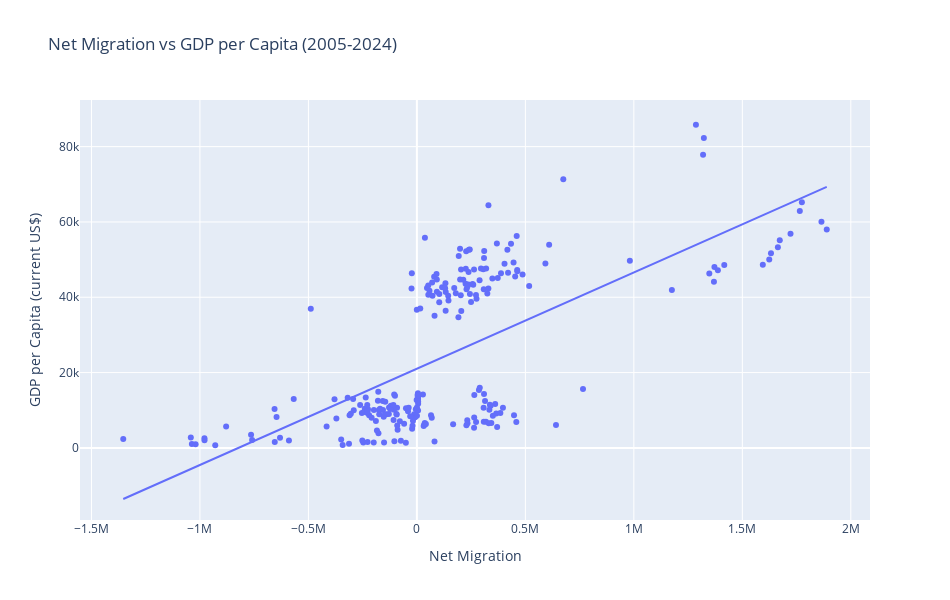

Notebook cell for this chart:
### Markdown cell above
For this visualization I chose countries that shared a similar range of values in order to increase readability. This graph shows us the trends that each economy had over the last 20 years. China is the only country that was able to keep consistent growth, which may be due to size of their economy because the United States also saw stable growth. It seems the nations that are not major powers have a lot more volatility throughout the years, and are impacted more by world events like the 2008 financial crash. Next, lets look at how GDP per capita relates to another measurement in the dataset.

### Code cell
fig=px.scatter(dt, x='Net migration', y='GDP per capita (current US$)', trendline='ols', hover_data=['Country Name', 'Year'], 
                  title='Net Migration vs GDP per Capita (2005-2024)')
fig.update_layout(xaxis_title='Net Migration', yaxis_title='GDP per Capita (current US$)', width=950, height=600)
fig

### Figure 1 — Plotly figure (JSON) as saved in the notebook; plotly's stock layout.template omitted (floating-point values rounded to 4 significant figures; data arrays with more than 128 entries replaced by an {"elided": "..."} marker saying what was removed)
{"data": [{"customdata": {"elided": "240x2 str values"}, "hovertemplate": "Net migration=%{x}<br>GDP per capita (current US$)=%{y}<br>Country Name=%{customdata[0]}<br>Year=%{customdata[1]}<extra></extra>", "legendgroup": "", "marker": {"color": "#636efa", "symbol": "circle"}, "mode": "markers", "name": "", "orientation": "v", "showlegend": false, "type": "scatter", "x": {"elided": "240 int values"}, "xaxis": "x", "y": {"elided": "240 float values"}, "yaxis": "y"}, {"hovertemplate": "<b>OLS trendline</b><br>GDP per capita (current US$) = 0.0255657 * Net migration + 21032<br>R<sup>2</sup>=0.440186<br><br>Net migration=%{x}<br>GDP per capita (current US$)=%{y} <b>(trend)</b><extra></extra>", "legendgroup": "", "marker": {"color": "#636efa", "symbol": "circle"}, "mode": "lines", "name": "", "showlegend": false, "type": "scatter", "x": {"elided": "240 int values"}, "xaxis": "x", "y": {"elided": "240 float values"}, "yaxis": "y"}], "layout": {"height": 600, "legend": {"tracegroupgap": 0}, "title": {"text": "Net Migration vs GDP per Capita (2005-2024)"}, "width": 950, "xaxis": {"anchor": "y", "autorange": true, "domain": [0, 1], "range": [-1553000.0, 2088000.0], "title": {"text": "Net Migration"}, "type": "linear"}, "yaxis": {"anchor": "x", "autorange": true, "domain": [0, 1], "range": [-19150.0, 92380.0], "title": {"text": "GDP per Capita (current US$)"}, "type": "linear"}}}
